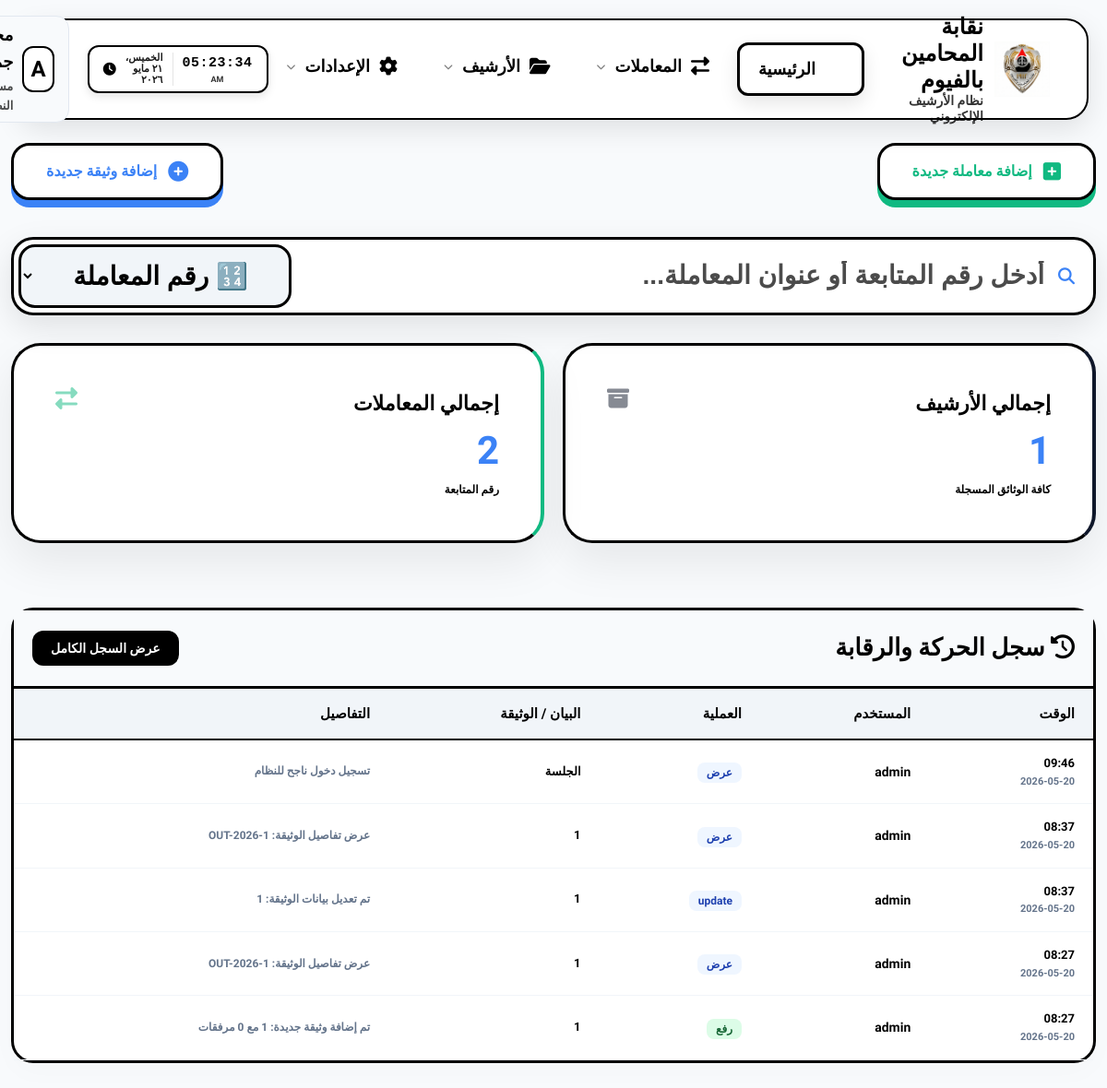
Page /dashboard/ (signed in) on the earlier database version.
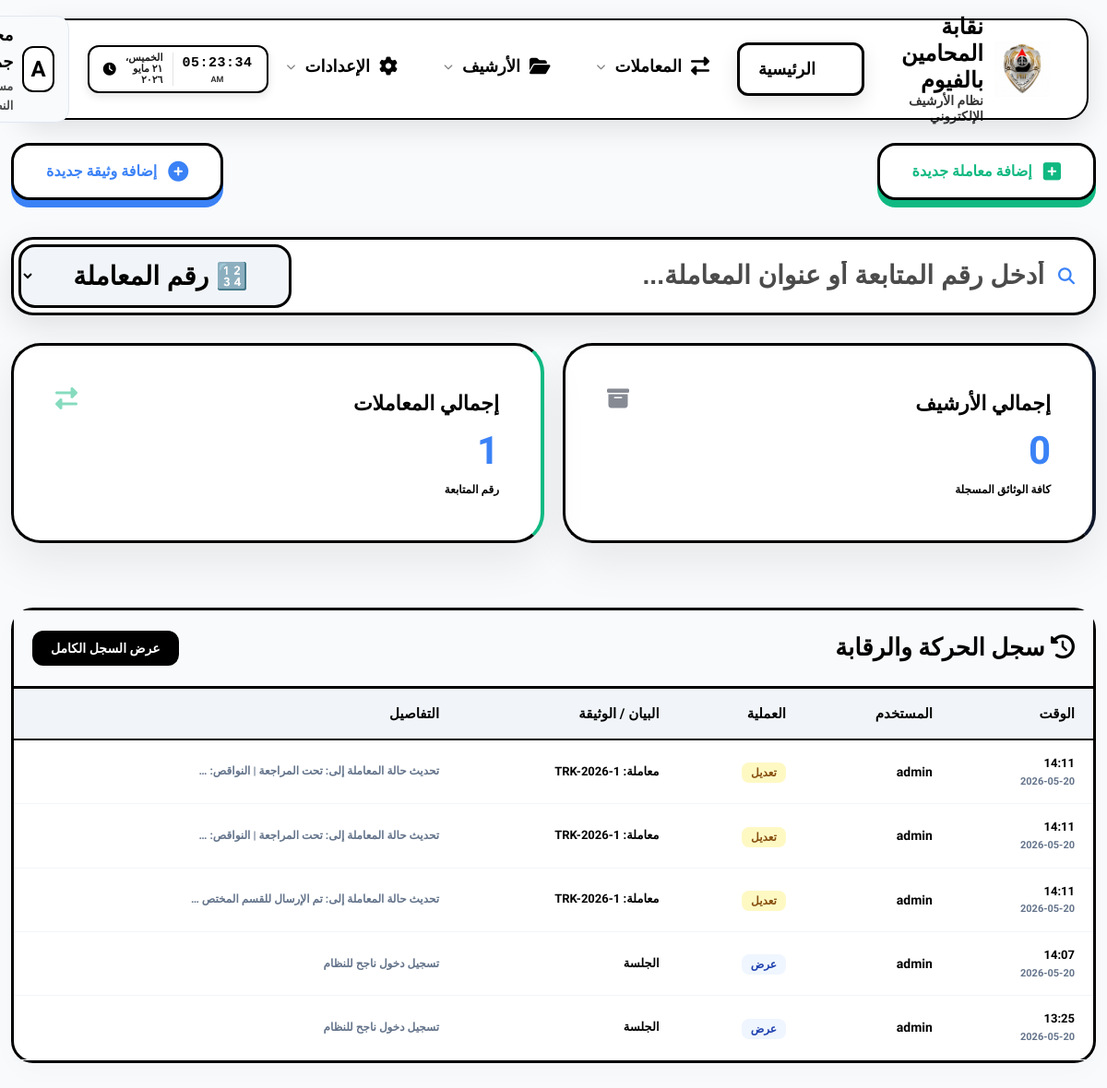
Same page on the later database version.
### eams/models.py (models this page shows, shortened)
class AuditLog(models.Model):
    ACTION_CHOICES = (
        ('upload', 'رفع'),
        ('edit', 'تعديل'),
        ('delete', 'حذف'),
        ('view', 'عرض'),
    )
    user = models.ForeignKey(User, on_delete=models.SET_NULL, null=True, verbose_name="المستخدم")
    action = models.CharField(max_length=20, choices=ACTION_CHOICES, verbose_name="العملية")
    document_title = models.CharField(max_length=255, verbose_name="عنوان الوثيقة")
    timestamp = models.DateTimeField(auto_now_add=True, verbose_name="الوقت")
    details = models.TextField(blank=True, null=True, verbose_name="التفاصيل")
    @property
    def display_document_title(self):
        import re
        if self.document_title:
            return re.sub(r'TRK-(\d{4})-0*(\d+)', r'TRK-\1-\2', self.document_title)
        return self.document_title
    @property
    def display_details(self):
        import re
        if self.details:
            return re.sub(r'TRK-(\d{4})-0*(\d+)', r'TRK-\1-\2', self.details)
        return self.details

### eams/views.py (the view)
# urls.py: path('', RedirectView.as_view(url='dashboard/', permanent=True)),
@login_required
def dashboard(request):
    total_docs = Document.objects.count()
    incoming_count = Document.objects.filter(doc_type='incoming').count()
    outgoing_count = Document.objects.filter(doc_type='outgoing').count()
    internal_count = Document.objects.filter(doc_type='internal').count()
    recent_docs = Document.objects.order_by('-uploaded_at')[:5]
    categories = Category.objects.annotate(doc_count=Count('documents')).order_by('-doc_count')[:5]
    activities = AuditLog.objects.order_by('-timestamp')[:5]
    context = {
        'total_docs': total_docs,
        'total_transactions': Transaction.objects.count(),
        'recent_docs': recent_docs,
        'categories': categories,
        'activities': activities,
    }
    return render(request, 'eams/dashboard.html', context)

### templates/eams/dashboard.html (shortened to what this page needs)
{% extends 'base.html' %}
{% block content %}
<div class="fade-in">
    <div class="dashboard-header" style="display: flex; justify-content: space-between; align-items: center; margin-bottom: 40px; flex-wrap: wrap; gap: 20px;">
        <a href="{% url 'transaction_create' %}" class="quick-action-btn btn-transaction-pro">
            <i class="fas fa-plus-square"></i> إضافة معاملة جديدة
        </a>
        <a href="{% url 'document_create' %}" class="quick-action-btn btn-document-pro">
            <i class="fas fa-plus-circle"></i> إضافة وثيقة جديدة
        </a>
    </div>
    <div style="margin-bottom: 30px; position: relative;" id="live-search-wrapper">
        <div class="search-box-container" style="display: flex; align-items: center; gap: 0; background: #fff; border: 3px solid #000000; border-radius: 24px; padding: 5px; box-shadow: 0 12px 35px rgba(0,0,0,0.1); transition: all 0.3s;" id="search-box-container">
            <div style="flex: 1; display: flex; align-items: center; gap: 15px; padding: 0 15px;">
                <i class="fas fa-search" style="color: var(--accent-color); font-size: 18px;"></i>
                <input type="text" id="live-search-input"
                    placeholder="أدخل رقم المتابعة أو عنوان المعاملة..."
                    style="border: none; outline: none; flex-grow: 1; font-size: 28px; background: transparent; color: #000000 !important; font-weight: 900;"
                    autocomplete="off">
            </div>
            <select id="search-type-select" style="background: #f1f5f9 !important; border: 3px solid #000 !important; border-radius: 18px; padding: 15px 40px; font-weight: 900; font-size: 28px; color: #000 !important; cursor: pointer; outline: none; margin-right: 10px; height: auto;">
                <option value="transaction" style="background: #fff; color: #000;" selected>🔢 رقم المعاملة</option>
            </select>
        </div>
    </div>
    {% if request.user.profile.access_users %}
    <div class="stats-grid"
         hx-get="{% url 'dashboard_stats_partial' %}"
         hx-trigger="every 10s"
         hx-swap="innerHTML"
         style="display: grid; grid-template-columns: repeat(auto-fit, minmax(200px, 1fr)); gap: 20px; margin-bottom: 30px;">
        {% include 'eams/partials/stats.html' %}
    </div>
    <div class="data-container table-responsive" style="margin-top: 30px; border: 3px solid #000; padding: 0;">
        <div style="background: #f8fafc; padding: 20px; border-bottom: 3px solid #000; display: flex; justify-content: space-between; align-items: center;">
            <h2 style="font-weight: 900; margin: 0; font-size: 24px;"><i class="fas fa-history"></i> سجل الحركة والرقابة</h2>
            <a href="{% url 'audit_log' %}" style="text-decoration: none; background: #000; color: #fff; padding: 8px 20px; border-radius: 12px; font-weight: 800; font-size: 14px;">عرض السجل الكامل</a>
        </div>
        <table style="width: 100%; border-collapse: collapse; min-width: 800px;">
            <thead style="background: #f1f5f9; border-bottom: 2px solid #000;">
                <tr>
                    <th style="padding: 15px 20px; text-align: right; font-weight: 900;">الوقت</th>
                    <th style="padding: 15px 20px; text-align: right; font-weight: 900;">المستخدم</th>
                    <th style="padding: 15px 20px; text-align: right; font-weight: 900;">العملية</th>
                    <th style="padding: 15px 20px; text-align: right; font-weight: 900;">البيان / الوثيقة</th>
                    <th style="padding: 15px 20px; text-align: right; font-weight: 900;">التفاصيل</th>
                </tr>
            </thead>
            <tbody hx-get="{% url 'dashboard_activities_partial' %}" hx-trigger="every 10s" hx-swap="innerHTML">
                {% include 'eams/partials/activities.html' %}
            </tbody>
        </table>
    </div>
    {% endif %}
</div>
{% endblock %}

### templates/eams/partials/activities.html
{% for log in activities %}
<tr style="border-bottom: 1px solid #f1f5f9;">
    <td style="padding: 15px 20px;">
        <div style="font-weight: 900; color: #000; font-size: 13px;">{{ log.timestamp|date:"H:i" }}</div>
        <div style="font-size: 11px; color: #64748b; font-weight: 700;">{{ log.timestamp|date:"Y-m-d" }}</div>
    </td>
    <td style="padding: 15px 20px; font-weight: 800; font-size: 14px; color: #000;">{{ log.user.username }}</td>
    <td style="padding: 15px 20px;">
        {% if log.action == 'upload' %}
        <span style="background: #dcfce7; color: #166534; padding: 4px 10px; border-radius: 8px; font-size: 12px; font-weight: 900;">{{ log.get_action_display }}</span>
        {% elif log.action == 'delete' %}
        <span style="background: #fee2e2; color: #991b1b; padding: 4px 10px; border-radius: 8px; font-size: 12px; font-weight: 900;">{{ log.get_action_display }}</span>
        {% elif log.action == 'edit' %}
        <span style="background: #fef9c3; color: #854d0e; padding: 4px 10px; border-radius: 8px; font-size: 12px; font-weight: 900;">{{ log.get_action_display }}</span>
        {% else %}
        <span style="background: #eff6ff; color: #1e40af; padding: 4px 10px; border-radius: 8px; font-size: 12px; font-weight: 900;">{{ log.get_action_display }}</span>
        {% endif %}
    </td>
    <td style="padding: 15px 20px; font-weight: 700; font-size: 13px;">{{ log.display_document_title|default:"---" }}</td>
    <td style="padding: 15px 20px; font-size: 12px; color: #64748b; font-weight: 700;">{{ log.display_details|truncatechars:50 }}</td>
</tr>
{% empty %}
<tr>
    <td colspan="5" style="text-align: center; padding: 30px; color: #64748b; font-weight: 800;">لا يوجد نشاط مسجل</td>
</tr>
{% endfor %}

Differences in the rows shown:
no longer on this page (row unchanged): AuditLog: timestamp "09:46", timestamp "2026-05-20", user.username "admin", action "عرض", display_document_title "الجلسة", display_details "تسجيل دخول ناجح للنظام"
no longer on this page (row unchanged): AuditLog: timestamp "08:37", timestamp "2026-05-20", user.username "admin", action "عرض", display_document_title "1", display_details "عرض تفاصيل الوثيقة: OUT-2026-1"
no longer on this page (row unchanged): AuditLog: timestamp "08:37", timestamp "2026-05-20", user.username "admin", action "update", display_document_title "1", display_details "تم تعديل بيانات الوثيقة: 1"
no longer on this page (row unchanged): AuditLog: timestamp "08:27", timestamp "2026-05-20", user.username "admin", action "عرض", display_document_title "1", display_details "عرض تفاصيل الوثيقة: OUT-2026-1"
no longer on this page (row unchanged): AuditLog: timestamp "08:27", timestamp "2026-05-20", user.username "admin", action "رفع", display_document_title "1", display_details "تم إضافة وثيقة جديدة: 1 مع 0 مرفقات"
added AuditLog: timestamp "14:11", timestamp "2026-05-20", user.username "admin", action "تعديل", display_document_title "معاملة: TRK-2026-1", display_details "تحديث حالة المعاملة إلى: تحت المراجعة | النواقص: …"
added AuditLog: timestamp "14:11", timestamp "2026-05-20", user.username "admin", action "تعديل", display_document_title "معاملة: TRK-2026-1", display_details "تحديث حالة المعاملة إلى: تحت المراجعة | النواقص: …"
added AuditLog: timestamp "14:11", timestamp "2026-05-20", user.username "admin", action "تعديل", display_document_title "معاملة: TRK-2026-1", display_details "تحديث حالة المعاملة إلى: تم الإرسال للقسم المختص …"
added AuditLog: timestamp "14:07", timestamp "2026-05-20", user.username "admin", action "عرض", display_document_title "الجلسة", display_details "تسجيل دخول ناجح للنظام"
added AuditLog: timestamp "13:25", timestamp "2026-05-20", user.username "admin", action "عرض", display_document_title "الجلسة", display_details "تسجيل دخول ناجح للنظام"
Other differences:
{{ total_docs }}: "1" → "0"
{{ total_transactions }}: "2" → "1"
